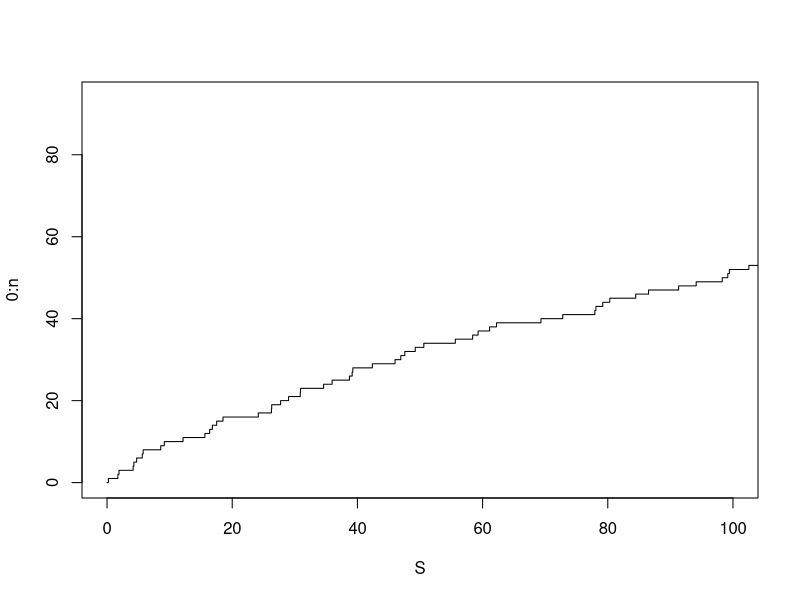
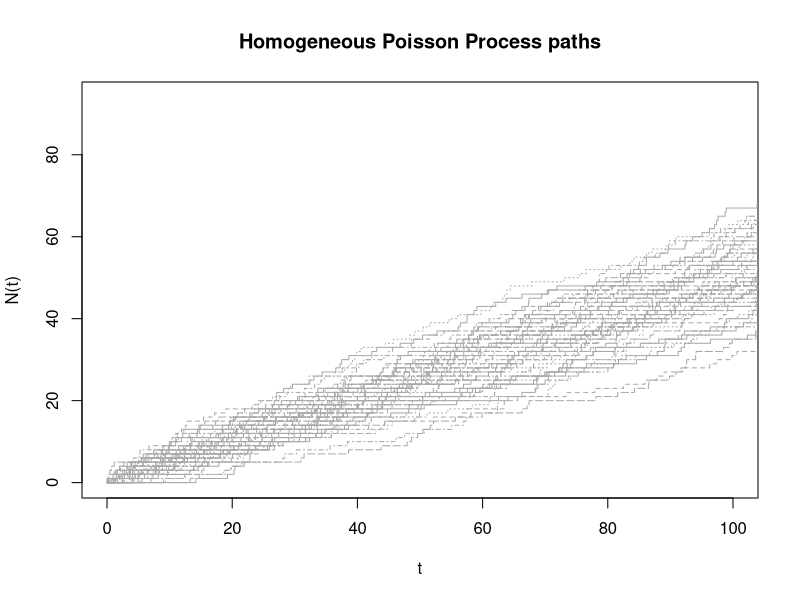

Reproduce these figures in R, in order.
lambda <- 0.5
tMax <- 100

## find the number 'n' of exponential r.vs required by imposing that
## Pr{N(t) <= n} <= 1 - eps for a small 'eps'
n <- qpois(1 - 1e-8, lambda = lambda * tMax)

## simulate exponential interarrivals the
X <- rexp(n = n, rate = lambda)
S <- c(0, cumsum(X))
plot(x = S, y = 0:n, type = "s", xlim = c(0, tMax)) 

## several paths?
nSamp <- 50
## simulate exponential interarrivals
X <- matrix(rexp(n * nSamp, rate = lambda), ncol = nSamp,
            dimnames = list(paste("S", 1:n, sep = ""), paste("samp", 1:nSamp)))
## compute arrivals, and add a fictive arrival 'T0' for t = 0
S <- apply(X, 2, cumsum)
S <- rbind("T0" = rep(0, nSamp), S)
head(S)
## plot using steps
matplot(x = S, y = 0:n, type = "s", col = "darkgray",
        xlim = c(0, tMax),
        main = "Homogeneous Poisson Process paths", xlab = "t", ylab = "N(t)")